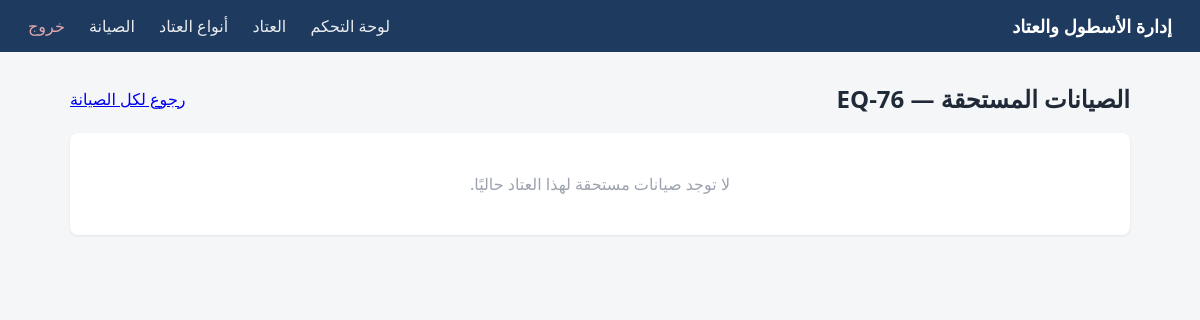
The app's page /maintenance/1/due (signed in), older data.
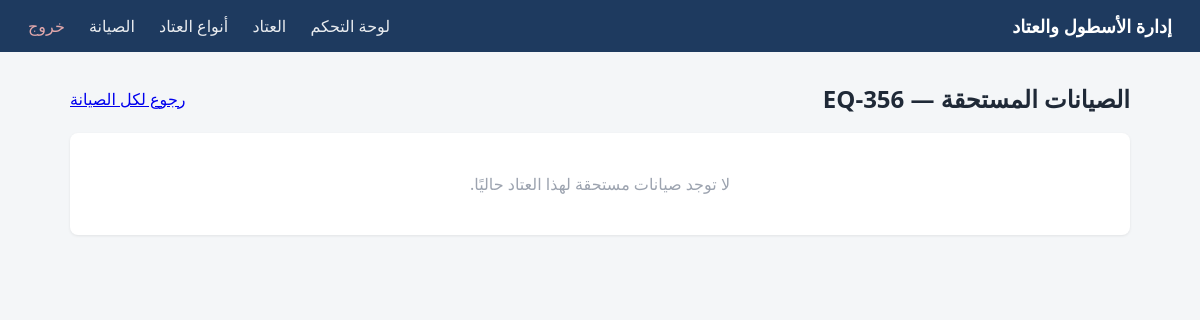
The same page, newer data.
### app/modules/equipment/models.py (models this page shows)
class Equipment(Base, AuditMixin):
    __tablename__ = "equipment"
    id = Column(Integer, primary_key=True, index=True)
    asset_code = Column(String(50), unique=True, index=True, nullable=False)
    acquisition_document = Column(String(100), nullable=True)
    registration_number = Column(String(30), unique=True, index=True, nullable=True)
    vin = Column(String(50), unique=True, nullable=True)
    equipment_type_id = Column(Integer, ForeignKey("equipment_types.id"), nullable=False)
    equipment_model_id = Column(Integer, ForeignKey("equipment_models.id"), nullable=True)
    equipment_type = relationship("EquipmentType")
    equipment_model = relationship("EquipmentModel")
    acquisition_date = Column(Date, nullable=True)
    technical_condition = Column(String(20), nullable=False, default="ready")
    operational_status = Column(String(30), nullable=False, default="available")
    current_odometer = Column(Numeric(10, 1), nullable=True, default=0)
    current_hours = Column(Numeric(10, 1), nullable=True, default=0)
    notes = Column(String(500), nullable=True)

### app/modules/maintenance/router.py (the view)
@router.get("/maintenance/{equipment_id}/due", response_class=HTMLResponse)
def maintenance_due_for_equipment(
    request: Request,
    equipment_id: int,
    db: Session = Depends(get_db),
    current_user: User = Depends(get_current_user),
):
    equipment = equipment_services.get_equipment(db, equipment_id)
    if not equipment:
        raise HTTPException(status_code=404, detail="العتاد غير موجود")
    due_schedules = services.get_due_schedules_for_equipment(db, equipment_id)
    return templates.TemplateResponse(
        "maintenance_due.html",
        {
            "request": request,
            "equipment": equipment,
            "due_schedules": due_schedules,
            "user": current_user,
        },
    )

### app/modules/maintenance/templates/maintenance_due.html (shortened to what this page needs)
{% extends "base.html" %}
{% block content %}
<div class="page-header">
    <h2>الصيانات المستحقة — {{ equipment.asset_code }}</h2>
    <a href="/maintenance" class="btn-secondary">رجوع لكل الصيانة</a>
</div>
<div class="card">
    {% if due_schedules %}
    <table class="data-table">
        <thead>
            <tr>
                <th>اسم الخطة</th>
                <th>الترميز الداخلي</th>
                <th>هل تعطّل العتاد؟</th>
            </tr>
        </thead>
        <tbody>
            {% for s in due_schedules %}
            <tr>
                <td>{{ s.name }}</td>
                <td>{{ s.internal_code }}</td>
                <td>{{ "نعم" if s.makes_equipment_unavailable else "لا" }}</td>
            </tr>
            {% endfor %}
        </tbody>
    </table>
    {% else %}
    <p class="empty">لا توجد صيانات مستحقة لهذا العتاد حاليًا.</p>
    {% endif %}
</div>
{% endblock %}

Row changes from the older to the newer data that the page shows:
changed Equipment: asset_code "EQ-76" → "EQ-356"
